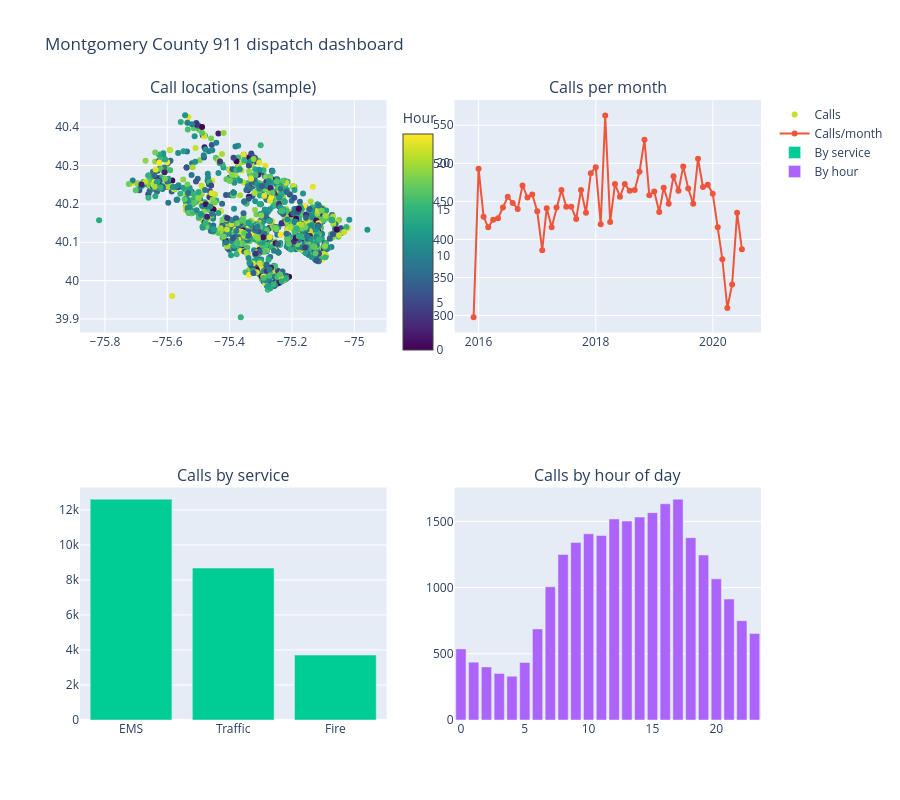

The code cell stored with this chart in its notebook:
### Markdown cell above
# 5. MULTI-PANEL DASHBOARD

### Code cell
# WHAT: Assemble map-scatter, monthly trend, category bars, and hour-of-day histogram into one 2x2 dashboard.
# WHY: Dashboards put related views side by side so a reader can cross-check patterns on one screen.

print("\n5. Multi Panel Dashboard")
print("-" * 70)
fig = make_subplots(
    rows=2, cols=2,
    subplot_titles=('Call locations (sample)', 'Calls per month',
                    'Calls by service', 'Calls by hour of day'),
    specs=[[{"secondary_y": False}, {"secondary_y": False}],
           [{"secondary_y": False}, {"type": "histogram"}]]
)
# Scatter: where
fig.add_trace(
    go.Scatter(x=df['lng'], y=df['lat'], mode='markers',
               marker=dict(color=df['hour'], colorscale='Viridis', size=6,
                           colorbar=dict(title='Hour', x=0.46, len=0.42, y=0.79)),
               name='Calls', text=df['twp']),
    row=1, col=1
)
# Line: when (monthly, all calls)
total_monthly = monthly.groupby('month', as_index=False)['calls'].sum()
fig.add_trace(
    go.Scatter(x=total_monthly['month'], y=total_monthly['calls'],
               mode='lines+markers', name='Calls/month'),
    row=1, col=2
)
# Bar: what
fig.add_trace(
    go.Bar(x=category_counts['category'], y=category_counts['calls'], name='By service'),
    row=2, col=1
)
# Bar: what hour. NOTE we count the 24 hours ourselves instead of sending
# go.Histogram all 663,522 raw values to the browser - the picture is identical
# and the page stays small. This is the "aggregate before you plot" rule from
# the static figure at the top of the notebook, applied.
hour_counts = calls['hour'].value_counts().sort_index()
fig.add_trace(
    go.Bar(x=hour_counts.index, y=hour_counts.values, name='By hour'),
    row=2, col=2
)
fig.update_layout(
    height=800, title_text="Montgomery County 911 dispatch dashboard",
    showlegend=True
)
fig.write_html('14_interactive_dashboard.html')
fig.show()   # render it here in the notebook, not only in the saved file
print("✓ Interactive dashboard saved")

busiest_hour = int(calls['hour'].value_counts().idxmax())
print(f"  Busiest hour of the day in the real log: {busiest_hour:02d}:00 "
      f"({calls['hour'].value_counts().max():,} calls)")

### Figure 1 — Plotly figure (JSON) as saved in the notebook; plotly's stock layout.template omitted (floating-point values rounded to 4 significant figures; data arrays with more than 128 entries replaced by an {"elided": "..."} marker saying what was removed)
{"data": [{"marker": {"color": {"elided": "2000 int values"}, "colorbar": {"len": 0.42, "title": {"text": "Hour"}, "x": 0.46, "y": 0.79}, "colorscale": [[0.0, "#440154"], [0.1111, "#482878"], [0.2222, "#3e4989"], [0.3333, "#31688e"], [0.4444, "#26828e"], [0.5556, "#1f9e89"], [0.6667, "#35b779"], [0.7778, "#6ece58"], [0.8889, "#b5de2b"], [1.0, "#fde725"]], "size": 6}, "mode": "markers", "name": "Calls", "text": {"elided": "2000 str values"}, "type": "scatter", "x": {"elided": "2000 float values"}, "xaxis": "x", "y": {"elided": "2000 float values"}, "yaxis": "y"}, {"mode": "lines+markers", "name": "Calls/month", "type": "scatter", "x": ["2015-12-01T00:00:00.000000000", "2016-01-01T00:00:00.000000000", "2016-02-01T00:00:00.000000000", "2016-03-01T00:00:00.000000000", "2016-04-01T00:00:00.000000000", "2016-05-01T00:00:00.000000000", "2016-06-01T00:00:00.000000000", "2016-07-01T00:00:00.000000000", "2016-08-01T00:00:00.000000000", "2016-09-01T00:00:00.000000000", "2016-10-01T00:00:00.000000000", "2016-11-01T00:00:00.000000000", "2016-12-01T00:00:00.000000000", "2017-01-01T00:00:00.000000000", "2017-02-01T00:00:00.000000000", "2017-03-01T00:00:00.000000000", "2017-04-01T00:00:00.000000000", "2017-05-01T00:00:00.000000000", "2017-06-01T00:00:00.000000000", "2017-07-01T00:00:00.000000000", "2017-08-01T00:00:00.000000000", "2017-09-01T00:00:00.000000000", "2017-10-01T00:00:00.000000000", "2017-11-01T00:00:00.000000000", "2017-12-01T00:00:00.000000000", "2018-01-01T00:00:00.000000000", "2018-02-01T00:00:00.000000000", "2018-03-01T00:00:00.000000000", "2018-04-01T00:00:00.000000000", "2018-05-01T00:00:00.000000000", "2018-06-01T00:00:00.000000000", "2018-07-01T00:00:00.000000000", "2018-08-01T00:00:00.000000000", "2018-09-01T00:00:00.000000000", "2018-10-01T00:00:00.000000000", "2018-11-01T00:00:00.000000000", "2018-12-01T00:00:00.000000000", "2019-01-01T00:00:00.000000000", "2019-02-01T00:00:00.000000000", "2019-03-01T00:00:00.000000000", "2019-04-01T00:00:00.000000000", "2019-05-01T00:00:00.000000000", "2019-06-01T00:00:00.000000000", "2019-07-01T00:00:00.000000000", "2019-08-01T00:00:00.000000000", "2019-09-01T00:00:00.000000000", "2019-10-01T00:00:00.000000000", "2019-11-01T00:00:00.000000000", "2019-12-01T00:00:00.000000000", "2020-01-01T00:00:00.000000000", "2020-02-01T00:00:00.000000000", "2020-03-01T00:00:00.000000000", "2020-04-01T00:00:00.000000000", "2020-05-01T00:00:00.000000000", "2020-06-01T00:00:00.000000000", "2020-07-01T00:00:00.000000000"], "xaxis": "x2", "y": [298, 493, 430, 416, 426, 428, 442, 456, 448, 440, 471, 455, 459, 437, 386, 441, 416, 442, 465, 443, 443, 427, 465, 435, 487, 495, 420, 563, 423, 473, 456, 473, 464, 465, 489, 531, 458, 463, 436, 468, 447, 483, 464, 496, 467, 447, 506, 469, 472, 460, 416, 374, 310, 341, 435, 387], "yaxis": "y2"}, {"name": "By service", "type": "bar", "x": ["EMS", "Traffic", "Fire"], "xaxis": "x3", "y": [12613, 8678, 3709], "yaxis": "y3"}, {"name": "By hour", "type": "bar", "x": [0, 1, 2, 3, 4, 5, 6, 7, 8, 9, 10, 11, 12, 13, 14, 15, 16, 17, 18, 19, 20, 21, 22, 23], "xaxis": "x4", "y": [537, 437, 401, 352, 331, 434, 688, 1006, 1250, 1340, 1406, 1393, 1518, 1502, 1533, 1566, 1633, 1668, 1377, 1246, 1066, 913, 750, 653], "yaxis": "y4"}], "layout": {"annotations": [{"font": {"size": 16}, "showarrow": false, "text": "Call locations (sample)", "x": 0.225, "xanchor": "center", "xref": "paper", "y": 1.0, "yanchor": "bottom", "yref": "paper"}, {"font": {"size": 16}, "showarrow": false, "text": "Calls per month", "x": 0.775, "xanchor": "center", "xref": "paper", "y": 1.0, "yanchor": "bottom", "yref": "paper"}, {"font": {"size": 16}, "showarrow": false, "text": "Calls by service", "x": 0.225, "xanchor": "center", "xref": "paper", "y": 0.375, "yanchor": "bottom", "yref": "paper"}, {"font": {"size": 16}, "showarrow": false, "text": "Calls by hour of day", "x": 0.775, "xanchor": "center", "xref": "paper", "y": 0.375, "yanchor": "bottom", "yref": "paper"}], "height": 800, "showlegend": true, "title": {"text": "Montgomery County 911 dispatch dashboard"}, "xaxis": {"anchor": "y", "domain": [0.0, 0.45]}, "xaxis2": {"anchor": "y2", "domain": [0.55, 1.0]}, "xaxis3": {"anchor": "y3", "domain": [0.0, 0.45]}, "xaxis4": {"anchor": "y4", "domain": [0.55, 1.0]}, "yaxis": {"anchor": "x", "domain": [0.625, 1.0]}, "yaxis2": {"anchor": "x2", "domain": [0.625, 1.0]}, "yaxis3": {"anchor": "x3", "domain": [0.0, 0.375]}, "yaxis4": {"anchor": "x4", "domain": [0.0, 0.375]}}}
